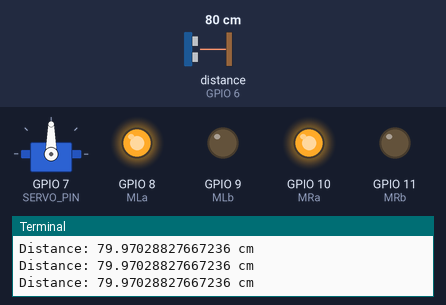
Simulated run of this program. Board: Raspberry Pi (BCM pin numbers). On the bench: servo, output pins drawn as LEDs (lit = HIGH), the last lines printed to the terminal. The test bench sets the inputs (shaded band); at power-on: distance to the obstacle (sensor on GPIO 6) 80 cm. The echo pulse lasts 58.3 µs per cm; servo angles are drawn from the pulse width (0.5 ms = 0°, 2.5 ms = 180°); the clock reads 2024-03-15 10:24:30 at power-on unless the program sets it; pins used as bus, display or sensor lines are not drawn.

Above: at 1.2 s.
1.3 s: distance to the obstacle (sensor on GPIO 6) set to 16 cm
2.8 s: distance to the obstacle (sensor on GPIO 6) set to 13 cm
At 4.2 s:
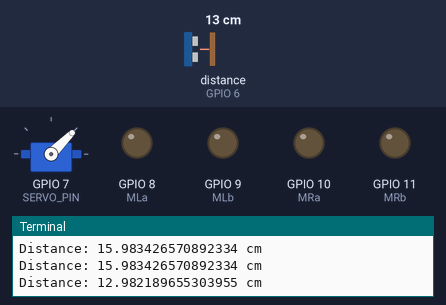
5.8 s: distance to the obstacle (sensor on GPIO 6) set to 2 cm
At 8.3 s:
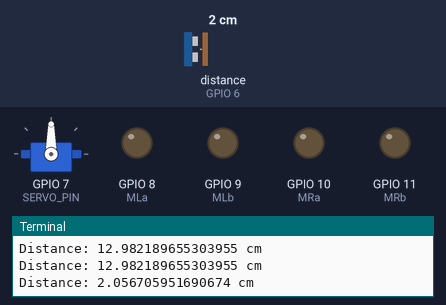
8.8 s: distance to the obstacle (sensor on GPIO 6) set to 18 cm
At 10.2 s:
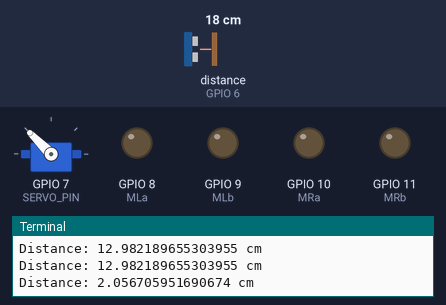
Timing chart, 0 to 12.3 s (numbered marks = the images above; inputs shaded):
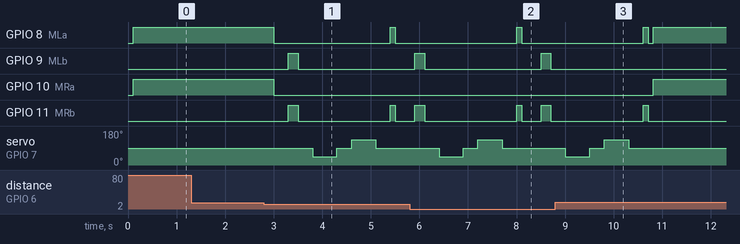

The program:

robot.py
```python
import RPi.GPIO as GPIO
import time

# Pin definitions
MLa = 8  # Left Motor IN1
MLb = 9  # Left Motor IN2
MRa = 10 # Right Motor IN1
MRb = 11 # Right Motor IN2
TRIG_PIN = 5
ECHO_PIN = 6
SERVO_PIN = 7
MAX_DISTANCE = 200  # Maximum distance in cm

# GPIO setup
GPIO.setmode(GPIO.BCM)
GPIO.setup(MLa, GPIO.OUT)
GPIO.setup(MLb, GPIO.OUT)
GPIO.setup(MRa, GPIO.OUT)
GPIO.setup(MRb, GPIO.OUT)
GPIO.setup(TRIG_PIN, GPIO.OUT)
GPIO.setup(ECHO_PIN, GPIO.IN)
GPIO.setup(SERVO_PIN, GPIO.OUT)

servo = GPIO.PWM(SERVO_PIN, 50)  # 50Hz PWM for servo motor
servo.start(7.5)  # Start with servo in center position

# Function to get distance from HC-SR04 sensor
def read_ping():
    GPIO.output(TRIG_PIN, True)
    time.sleep(0.00001)
    GPIO.output(TRIG_PIN, False)
    start_time = time.time()
    stop_time = time.time()

    while GPIO.input(ECHO_PIN) == 0:
        start_time = time.time()
    while GPIO.input(ECHO_PIN) == 1:
        stop_time = time.time()

    time_elapsed = stop_time - start_time
    distance = (time_elapsed * 34300) / 2  # Distance in cm
    if distance == 0:
        distance = 250  # Out of range default
    return distance

# Motor control functions
def move_forward():
    GPIO.output(MLa, True)
    GPIO.output(MLb, False)
    GPIO.output(MRa, True)
    GPIO.output(MRb, False)

def move_backward():
    GPIO.output(MLa, False)
    GPIO.output(MLb, True)
    GPIO.output(MRa, False)
    GPIO.output(MRb, True)

def move_stop():
    GPIO.output(MLa, False)
    GPIO.output(MLb, False)
    GPIO.output(MRa, False)
    GPIO.output(MRb, False)

def turn_right():
    GPIO.output(MLa, True)
    GPIO.output(MLb, False)
    GPIO.output(MRa, False)
    GPIO.output(MRb, True)

def turn_left():
    GPIO.output(MLa, False)
    GPIO.output(MLb, True)
    GPIO.output(MRa, True)
    GPIO.output(MRb, False)

# Servo control functions
def look_right():
    servo.ChangeDutyCycle(5)  # Turn servo to the right
    time.sleep(0.4)
    distance = read_ping()
    time.sleep(0.1)
    servo.ChangeDutyCycle(7.5)  # Return servo to center
    return distance

def look_left():
    servo.ChangeDutyCycle(10)  # Turn servo to the left
    time.sleep(0.4)
    distance = read_ping()
    time.sleep(0.1)
    servo.ChangeDutyCycle(7.5)  # Return servo to center
    return distance

# Main loop
try:
    while True:
        distance = read_ping()
        print(f"Distance: {distance} cm")
        time.sleep(0.1)

        if distance <= 15:
            move_stop()
            time.sleep(0.3)
            move_backward()
            time.sleep(0.2)
            move_stop()
            time.sleep(0.3)

            dist_right = look_right()
            time.sleep(0.3)
            dist_left = look_left()
            time.sleep(0.3)

            if dist_right >= dist_left:
                turn_right()
                time.sleep(0.1)
            else:
                turn_left()
                time.sleep(0.1)
            move_stop()
        else:
            move_forward()

except KeyboardInterrupt:
    pass

# Cleanup GPIO settings
finally:
    move_stop()
    servo.stop()
    GPIO.cleanup()
```

Measured:
- the behaviour switches between 15 and 14 cm on distance to the obstacle (sensor on GPIO 6) (found by bisection; images 0 and 1)
- after the input at 2.8 s, GPIO 8 (MLa): HIGH → LOW after 0.20 s, → HIGH 2.4 s later, → LOW 0.10 s later; GPIO 9 (MLb): LOW → HIGH after 0.50 s, → LOW 0.20 s later
- after the input at 5.8 s, GPIO 8 (MLa): LOW → HIGH after 2.2 s, → LOW 0.10 s later; GPIO 10 (MRa): stays LOW (without the input it goes to HIGH after 2.2 s)
- after the input at 8.8 s, GPIO 9 (MLb): stays LOW (without the input it goes to HIGH after 2.3 s); GPIO 10 (MRa): LOW → HIGH after 2.0 s; GPIO 11 (MRb): goes on until 10.7 s, then stays LOW; servo on GPIO 7 (SERVO_PIN): goes on until 10.3 s, then stays 90°
